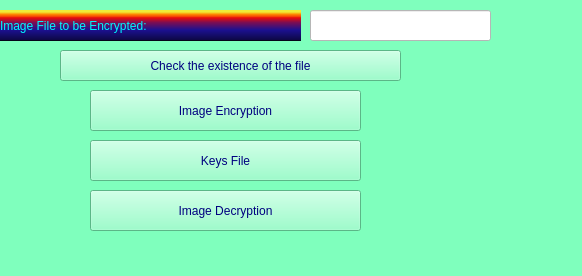
<?xml version="1.0" encoding="UTF-8"?>
<ui version="4.0">
 <class>MainWindow</class>
 <widget class="QMainWindow" name="MainWindow">
  <property name="geometry">
   <rect>
    <x>0</x>
    <y>0</y>
    <width>582</width>
    <height>276</height>
   </rect>
  </property>
  <property name="windowTitle">
   <string>Pixel Based Encoding of Images</string>
  </property>
  <property name="styleSheet">
   <string notr="true">color: rgb(255, 0, 255);
background-color: rgb(127, 255, 189);
font: 75 12pt &quot;MS Shell Dlg 2&quot;;</string>
  </property>
  <widget class="QWidget" name="centralwidget">
   <widget class="QPushButton" name="pushButton">
    <property name="geometry">
     <rect>
      <x>60</x>
      <y>50</y>
      <width>341</width>
      <height>31</height>
     </rect>
    </property>
    <property name="styleSheet">
     <string notr="true">color: rgb(0, 0, 127);</string>
    </property>
    <property name="text">
     <string>Check the existence of the file</string>
    </property>
   </widget>
   <widget class="QPushButton" name="pushButton_2">
    <property name="geometry">
     <rect>
      <x>90</x>
      <y>90</y>
      <width>271</width>
      <height>41</height>
     </rect>
    </property>
    <property name="styleSheet">
     <string notr="true">
color: rgb(0, 0, 127);</string>
    </property>
    <property name="text">
     <string>Image Encryption</string>
    </property>
   </widget>
   <widget class="QPushButton" name="pushButton_3">
    <property name="geometry">
     <rect>
      <x>90</x>
      <y>140</y>
      <width>271</width>
      <height>41</height>
     </rect>
    </property>
    <property name="styleSheet">
     <string notr="true">color: rgb(0, 0, 127);</string>
    </property>
    <property name="text">
     <string>Keys File</string>
    </property>
   </widget>
   <widget class="QPushButton" name="pushButton_4">
    <property name="geometry">
     <rect>
      <x>90</x>
      <y>190</y>
      <width>271</width>
      <height>41</height>
     </rect>
    </property>
    <property name="styleSheet">
     <string notr="true">color: rgb(0, 0, 127);</string>
    </property>
    <property name="text">
     <string>Image Decryption</string>
    </property>
   </widget>
   <widget class="QLabel" name="label">
    <property name="geometry">
     <rect>
      <x>0</x>
      <y>10</y>
      <width>301</width>
      <height>31</height>
     </rect>
    </property>
    <property name="autoFillBackground">
     <bool>false</bool>
    </property>
    <property name="styleSheet">
     <string notr="true">color: rgb(0, 248, 255);
background-color: qlineargradient(spread:pad, x1:0, y1:1, x2:0, y2:0, stop:0 rgba(0, 0, 0, 255), stop:0.05 rgba(14, 8, 73, 255), stop:0.36 rgba(28, 17, 145, 255), stop:0.6 rgba(126, 14, 81, 255), stop:0.75 rgba(234, 11, 11, 255), stop:0.79 rgba(244, 70, 5, 255), stop:0.86 rgba(255, 136, 0, 255), stop:0.935 rgba(239, 236, 55, 255));</string>
    </property>
    <property name="text">
     <string>Image File to be Encrypted:</string>
    </property>
   </widget>
   <widget class="QLineEdit" name="lineEdit">
    <property name="geometry">
     <rect>
      <x>310</x>
      <y>10</y>
      <width>181</width>
      <height>31</height>
     </rect>
    </property>
    <property name="styleSheet">
     <string notr="true">background-color: rgb(255, 255, 255);</string>
    </property>
   </widget>
  </widget>
  <widget class="QStatusBar" name="statusbar"/>
 </widget>
 <resources/>
 <connections/>
</ui>
